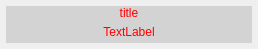
<?xml version="1.0" encoding="UTF-8"?>
<ui version="4.0">
 <class>public_printerr_Dialog</class>
 <widget class="QWidget" name="public_printerr_Dialog">
  <property name="geometry">
   <rect>
    <x>0</x>
    <y>0</y>
    <width>258</width>
    <height>49</height>
   </rect>
  </property>
  <property name="windowTitle">
   <string>Dialog</string>
  </property>
  <property name="styleSheet">
   <string notr="true">color:red;</string>
  </property>
  <layout class="QVBoxLayout" name="verticalLayout" stretch="0,1">
   <property name="spacing">
    <number>0</number>
   </property>
   <property name="leftMargin">
    <number>6</number>
   </property>
   <property name="topMargin">
    <number>6</number>
   </property>
   <property name="rightMargin">
    <number>6</number>
   </property>
   <property name="bottomMargin">
    <number>6</number>
   </property>
   <item>
    <widget class="QLabel" name="label_title">
     <property name="minimumSize">
      <size>
       <width>0</width>
       <height>0</height>
      </size>
     </property>
     <property name="maximumSize">
      <size>
       <width>16777215</width>
       <height>16777215</height>
      </size>
     </property>
     <property name="styleSheet">
      <string notr="true">
background:lightgray;</string>
     </property>
     <property name="text">
      <string>title</string>
     </property>
     <property name="alignment">
      <set>Qt::AlignCenter</set>
     </property>
     <property name="wordWrap">
      <bool>true</bool>
     </property>
    </widget>
   </item>
   <item>
    <widget class="QLabel" name="label">
     <property name="styleSheet">
      <string notr="true">background:lightgray;</string>
     </property>
     <property name="text">
      <string>TextLabel</string>
     </property>
     <property name="alignment">
      <set>Qt::AlignCenter</set>
     </property>
     <property name="wordWrap">
      <bool>true</bool>
     </property>
    </widget>
   </item>
  </layout>
 </widget>
 <resources/>
 <connections/>
</ui>
